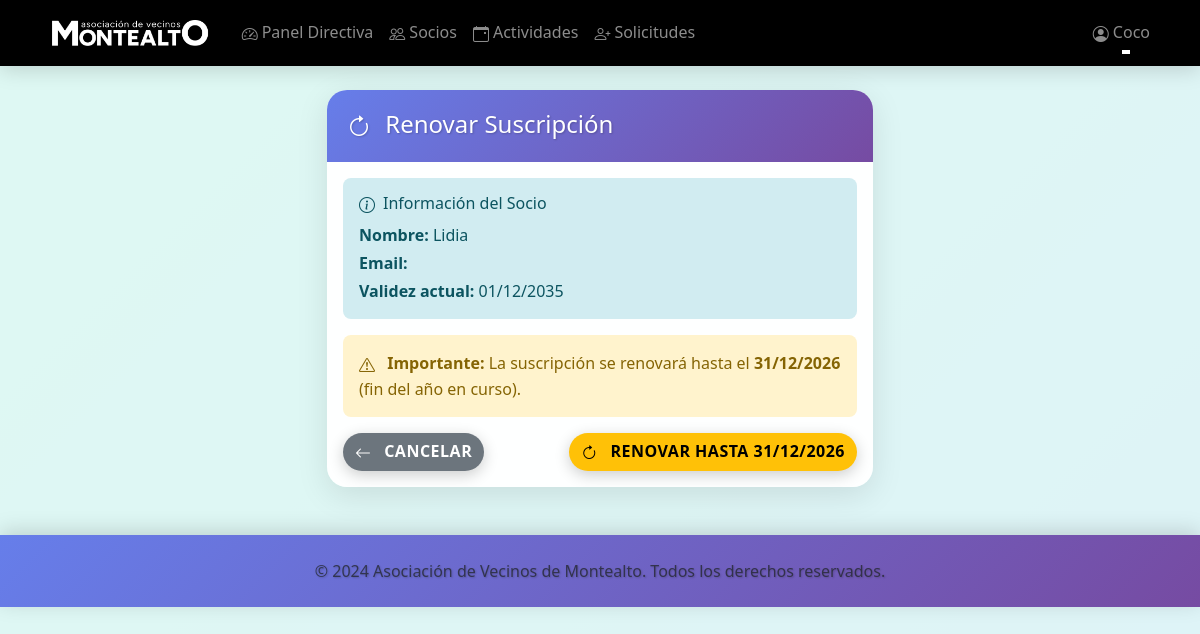
The page /admin/socios/2/renovar (signed in) on the database as committed earlier.
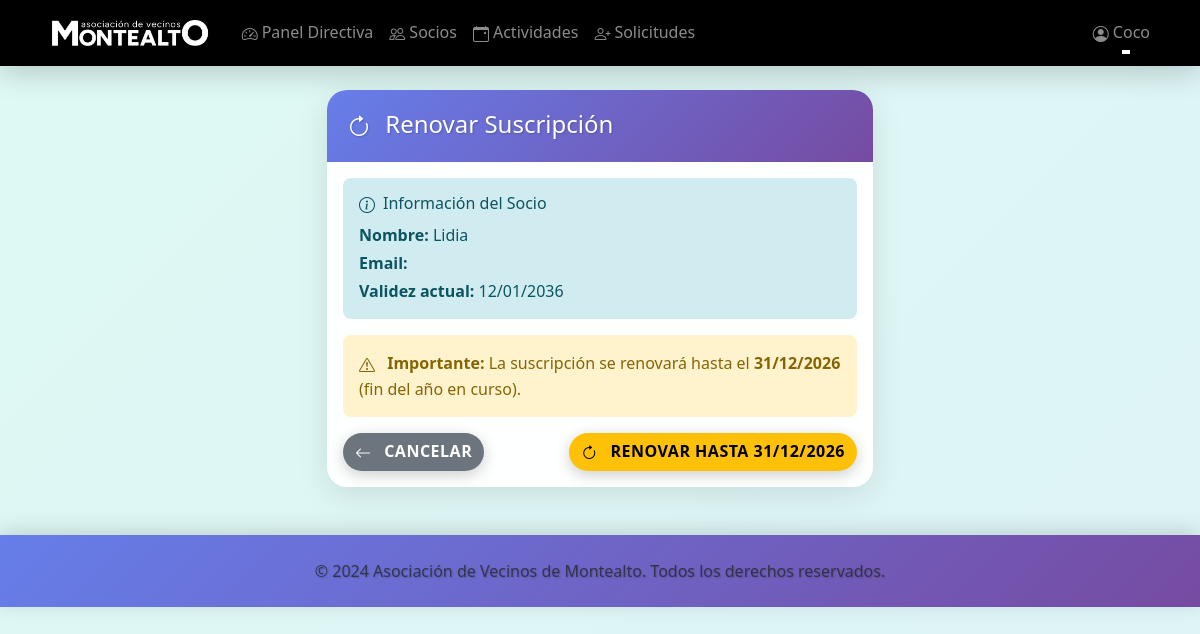
The same page on the database as committed later.
### models.py (models this page shows, shortened)
class User(UserMixin, db.Model):
    __tablename__ = 'users'
    id = db.Column(db.Integer, primary_key=True)
    nombre = db.Column(db.String(100), nullable=False)
    nombre_usuario = db.Column(db.String(120), unique=True, nullable=False)
    password_hash = db.Column(db.String(255), nullable=False)
    password_plain = db.Column(db.String(255), nullable=True)  # Contraseña en texto plano (solo para mostrar a admin)
    rol = db.Column(db.String(20), nullable=False)  # 'directiva' o 'socio'
    fecha_alta = db.Column(db.DateTime, nullable=False, default=datetime.utcnow)
    fecha_validez = db.Column(db.DateTime, nullable=False)
    ano_nacimiento = db.Column(db.Integer, nullable=True)  # Año de nacimiento para verificar edad en actividades
    fecha_nacimiento = db.Column(db.Date, nullable=True)  # Fecha completa de nacimiento
    numero_socio = db.Column(db.String(10), unique=True, nullable=True)  # Número de socio (0001, 0002, etc.)
    calle = db.Column(db.String(200), nullable=True)
    numero = db.Column(db.String(20), nullable=True)
    piso = db.Column(db.String(20), nullable=True)  # Opcional
    poblacion = db.Column(db.String(100), nullable=True)
    inscripciones = db.relationship('Inscripcion', backref='usuario', lazy=True, cascade='all, delete-orphan')
    def is_directiva(self):
        return self.rol == 'directiva'

### blueprints/admin.py (the view, shortened to what this page needs)
@admin_bp.route('/socios/<int:socio_id>/renovar', methods=['GET', 'POST'])
@login_required
@directiva_required
def renovar_socio(socio_id):
    socio = User.query.get_or_404(socio_id)
    from datetime import datetime as dt
    return render_template('admin/renovar_socio.html', socio=socio, datetime=dt)

### blueprints/admin.py (called while the page is built)
def directiva_required(f):
    @wraps(f)
    def decorated_function(*args, **kwargs):
        if not current_user.is_authenticated or not current_user.is_directiva():
            flash('No tienes permisos para acceder a esta página.', 'error')
            return redirect(url_for('socios.dashboard'))
        return f(*args, **kwargs)
    return decorated_function

### templates/admin/renovar_socio.html (shortened to what this page needs)
{% extends "base.html" %}
{% block content %}
<div class="row justify-content-center">
    <div class="col-md-6">
        <div class="card">
            <div class="card-header">
                <h4 class="mb-0">
                    <i class="bi bi-arrow-clockwise me-2"></i>
                    Renovar Suscripción
                </h4>
            </div>
            <div class="card-body">
                <div class="alert alert-info">
                    <h6><i class="bi bi-info-circle me-2"></i>Información del Socio</h6>
                    <p class="mb-1"><strong>Nombre:</strong> {{ socio.nombre }}</p>
                    <p class="mb-1"><strong>Email:</strong> {{ socio.email }}</p>
                    <p class="mb-0"><strong>Validez actual:</strong> {{ socio.fecha_validez.strftime('%d/%m/%Y') }}</p>
                </div>
                <div class="alert alert-warning">
                    <i class="bi bi-exclamation-triangle me-2"></i>
                    <strong>Importante:</strong> La suscripción se renovará hasta el <strong>31/12/{{ datetime.now().year }}</strong> (fin del año en curso).
                </div>
                <form method="POST">
                    <div class="d-flex justify-content-between">
                        <a href="{{ url_for('admin.gestion_socios') }}" class="btn btn-secondary">
                            <i class="bi bi-arrow-left me-2"></i>
                            Cancelar
                        </a>
                        <button type="submit" class="btn btn-warning">
                            <i class="bi bi-arrow-clockwise me-2"></i>
                            Renovar hasta 31/12/{{ datetime.now().year }}
                        </button>
                    </div>
                </form>
            </div>
        </div>
    </div>
</div>
{% endblock %}

Rows that differ between the two databases and show on the page:
changed User "Lidia": fecha_validez "01/12/2035" → "12/01/2036"
